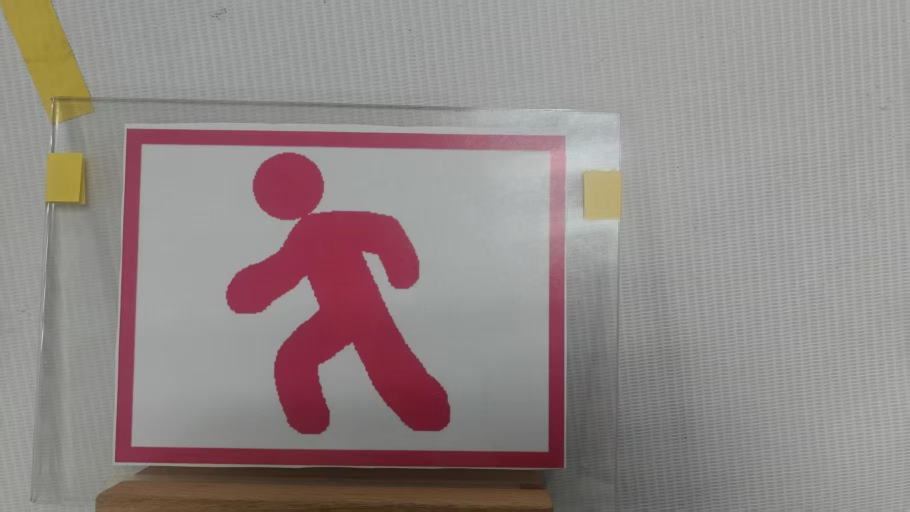
#> input picture codes_team18/linefollowingV1.8/077c58a0127660b25bd2da566f617a76.jpg, 1820 x 1024 px (shown at 1/2 size)
$ python -i rpi_dual_task_benchmark.py   (imports and definitions only)
#> lines starting #> are read from the running program, lines starting #| are printed output that depends on the picture; after the words box and inside, x2 and y2 are one past the last pixel; in counts of white or black regions, pixels touching at a corner belong together
#> further down, picture is the input picture: shape (1024, 1820, 3); mean B, G, R 135, 136.2, 145.9
import json
import statistics
import time
from pathlib import Path

import cv2
import numpy as np
from picamera2 import Picamera2


CAPTURE_SIZE = (1280, 720)
PROCESS_SIZE = (640, 360)

BLACK_THRESHOLD = 80
MIN_CONTOUR_AREA = 180
ROI_CENTER_RATIO = 0.58
ROI_HEIGHT_RATIO = 0.24
RECOVERY_ROI_CENTER_RATIO = 0.74
RECOVERY_ROI_HEIGHT_RATIO = 0.40

PURPLE_MIN_CONTOUR_AREA = 160
PURPLE_MIN_SOLIDITY = 0.60
PURPLE_MIN_FILL_RATIO = 0.45
PURPLE_MAX_ASPECT_RATIO_ERROR = 0.60
PURPLE_MIN_SATURATION = 35
PURPLE_MIN_VALUE = 80
PURPLE_POLY_EPSILON_RATIO = 0.05
PURPLE_LOWER_HSV = np.array([145, 50, 80], dtype=np.uint8)
PURPLE_UPPER_HSV = np.array([170, 255, 255], dtype=np.uint8)
PURPLE_RIGHT_REGION_RATIO = 0.42


# [46 lines left out: functions measure_temperature_c, find_line_center_in_roi, find_line_center, not called in this run]


def detect_right_purple_square(frame_bgr):
    frame_height, frame_width = frame_bgr.shape[:2]
#> frame_height = 1024; frame_width = 1820
    roi_left = int(frame_width * (1.0 - PURPLE_RIGHT_REGION_RATIO))
#> roi_left = 1055
    roi = frame_bgr[:, roi_left:]
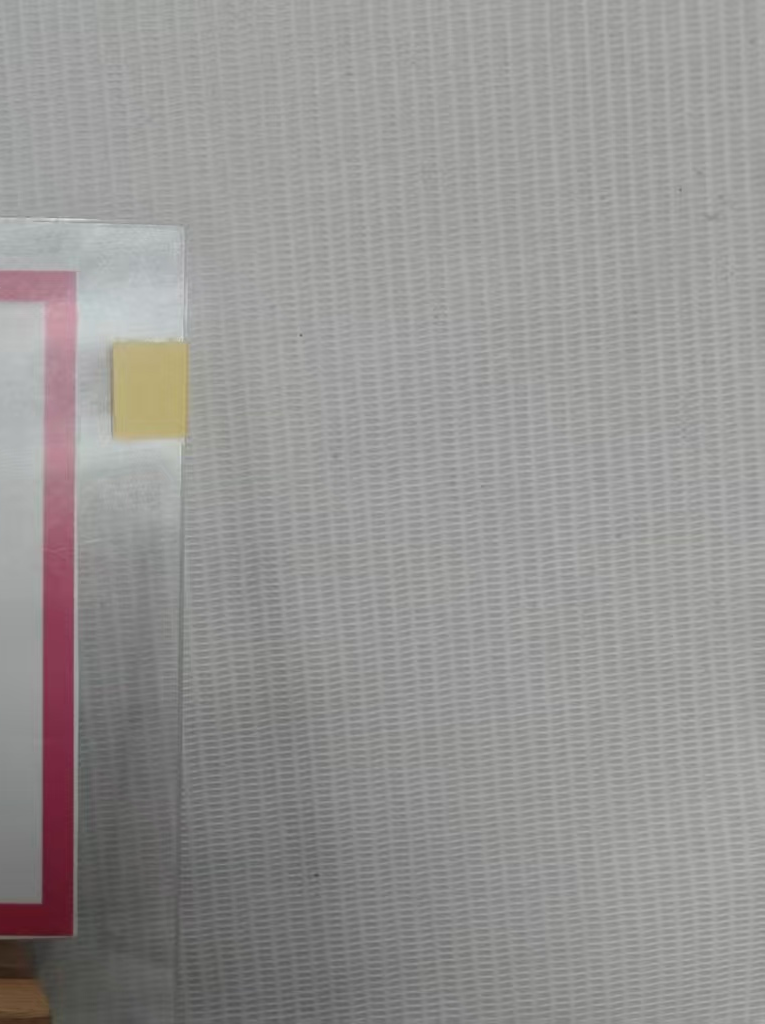
#> roi: shape (1024, 765, 3); mean B, G, R 146.9, 148.2, 149.9

    hsv = cv2.cvtColor(roi, cv2.COLOR_BGR2HSV)
#> hsv: shape (1024, 765, 3); mean H, S, V 30.8, 7.3, 150.2
    saturation_mask = cv2.inRange(hsv[:, :, 1], PURPLE_MIN_SATURATION, 255)
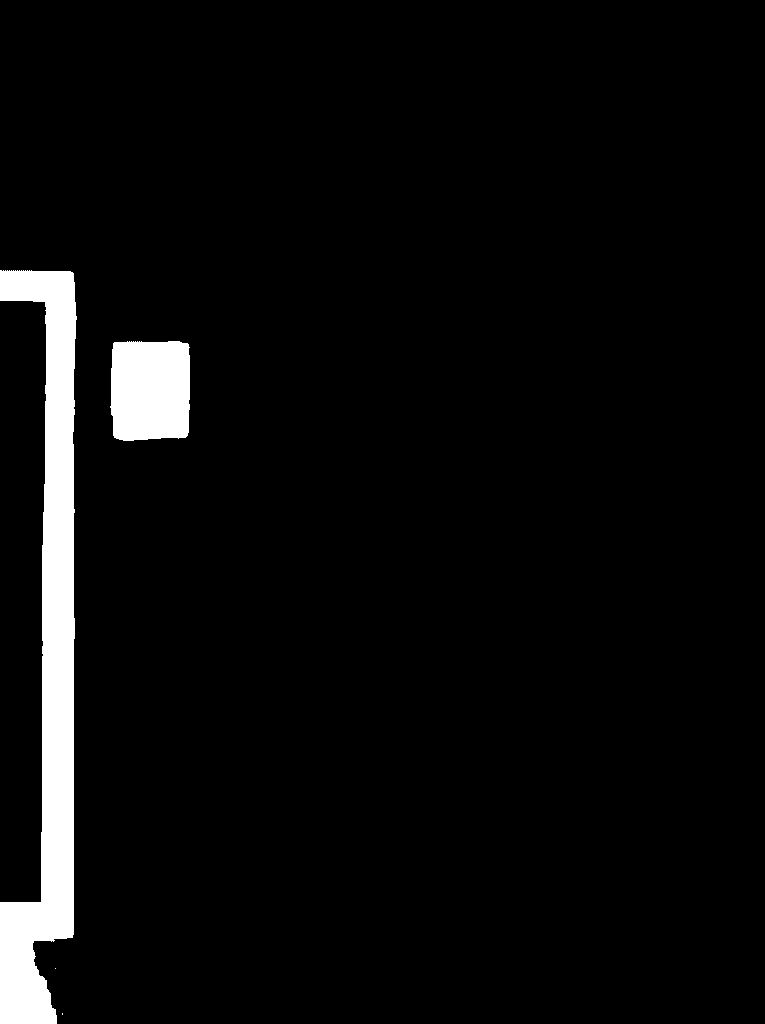
#> saturation_mask: shape (1024, 765); 4.5% white; 4 white regions (2 under 20 px), largest, box (x1, y1, x2, y2) and area: (0, 270, 77, 1024) 27526, (110, 341, 190, 441) 7551
    value_mask = cv2.inRange(hsv[:, :, 2], PURPLE_MIN_VALUE, 255)
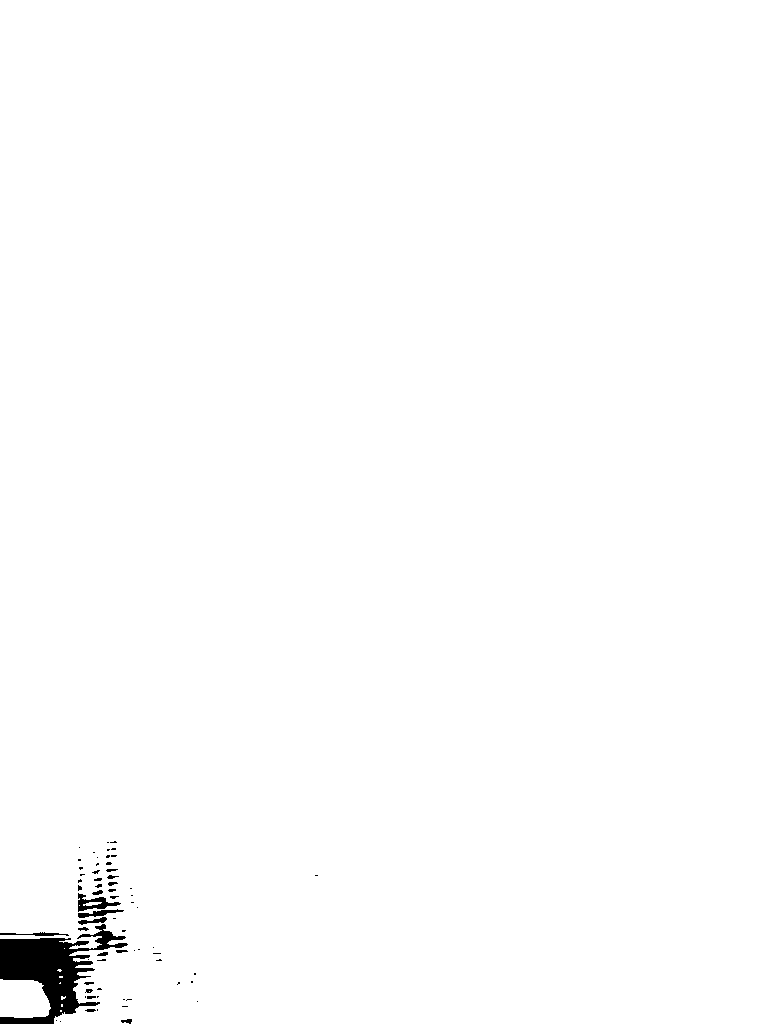
#> value_mask: shape (1024, 765); 99.2% white; 65 black regions (47 under 20 px), largest, box (x1, y1, x2, y2) and area: (0, 924, 128, 1024) 5241, (78, 893, 121, 912) 325, (78, 909, 124, 918) 174
    hue_mask = cv2.inRange(hsv, PURPLE_LOWER_HSV, PURPLE_UPPER_HSV)
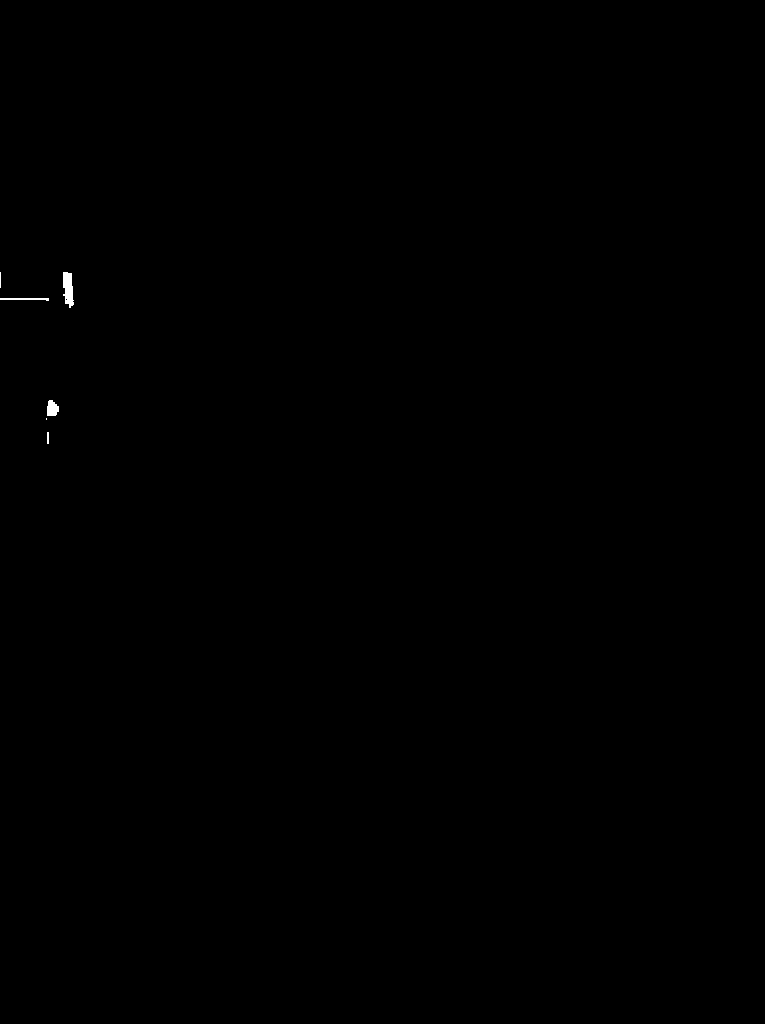
#> hue_mask: shape (1024, 765); 0.07% white; 6 white regions (2 under 20 px), largest, box (x1, y1, x2, y2) and area: (63, 272, 74, 308) 289, (47, 400, 59, 416) 152, (0, 298, 49, 301) 101, (47, 432, 49, 444) 24
    mask = cv2.bitwise_and(hue_mask, cv2.bitwise_and(saturation_mask, value_mask))
    kernel = np.ones((3, 3), np.uint8)
    mask = cv2.morphologyEx(mask, cv2.MORPH_OPEN, kernel, iterations=1)
#> mask: shape (1024, 765); 0.06% white; 3 white regions (1 under 20 px), largest, box (x1, y1, x2, y2) and area: (63, 272, 74, 306) 279, (47, 400, 59, 416) 152
    mask = cv2.morphologyEx(mask, cv2.MORPH_CLOSE, kernel, iterations=2)
#> mask: shape (1024, 765); 0.06% white; 3 white regions (1 under 20 px)

    contours, _ = cv2.findContours(mask, cv2.RETR_EXTERNAL, cv2.CHAIN_APPROX_SIMPLE)
#> contours = 3 contours, 1 with area under 20; largest, box (x1, y1, x2, y2) and area: (63, 272, 74, 306) 240, (47, 400, 59, 416) 128
    contours = [c for c in contours if cv2.contourArea(c) >= PURPLE_MIN_CONTOUR_AREA]
#> contours = 1 contour; box (x1, y1, x2, y2) and area: (63, 272, 74, 306) 240
    if not contours:
        return None

    best = None
    for contour in contours:
        perimeter = cv2.arcLength(contour, True)
        if perimeter <= 0:
            continue
        approx = cv2.approxPolyDP(contour, PURPLE_POLY_EPSILON_RATIO * perimeter, True)
        if len(approx) != 4 or not cv2.isContourConvex(approx):
            continue

        area = float(cv2.contourArea(contour))
        x, y, w, h = cv2.boundingRect(approx)
        if w <= 0 or h <= 0:
            continue

        aspect_error = abs(1.0 - (w / float(h)))
        fill_ratio = area / float(w * h)
        hull = cv2.convexHull(contour)
        hull_area = float(cv2.contourArea(hull))
        solidity = area / hull_area if hull_area > 0 else 0.0
        if aspect_error > PURPLE_MAX_ASPECT_RATIO_ERROR:
            continue
        if fill_ratio < PURPLE_MIN_FILL_RATIO:
            continue
        if solidity < PURPLE_MIN_SOLIDITY:
            continue

        candidate = {
            "rect": (x + roi_left, y, w, h),
            "area": area,
            "fill_ratio": fill_ratio,
            "solidity": solidity,
        }
        if best is None or candidate["area"] > best["area"]:
            best = candidate
#> this loop made 1 pass
#> (perimeter, approx, area, x, y, w, h, aspect_error) on pass 1: (82.49, [[63, 272], [65, 303], [72, 305], [71, 273]], 240, 63, 272, 10, 34, 0.706)
    return best


# [70 lines left out: function benchmark, not called in this run]


# [2 lines not run here, left out]

>>> import cv2
>>> picture = cv2.imread('../../../codes_team18/linefollowingV1.8/077c58a0127660b25bd2da566f617a76.jpg')
>>> result = detect_right_purple_square(picture)
